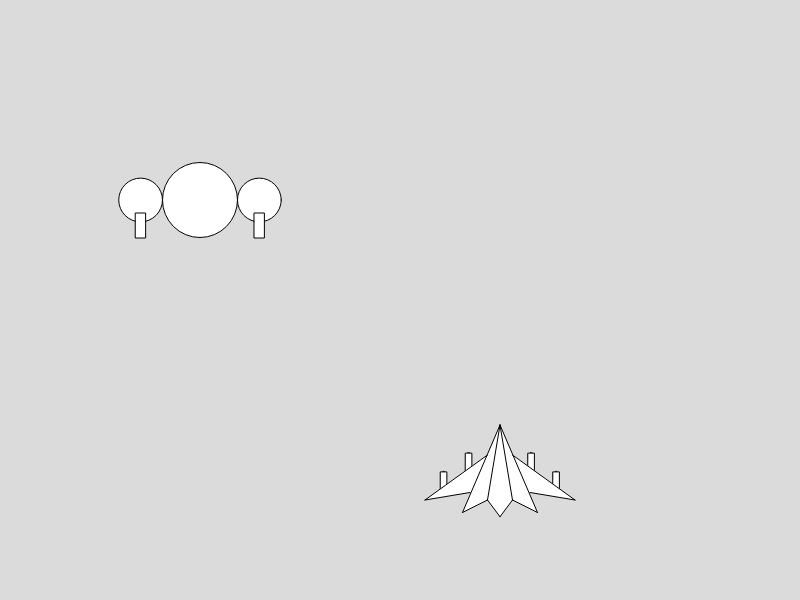
Frame 1 (no input)
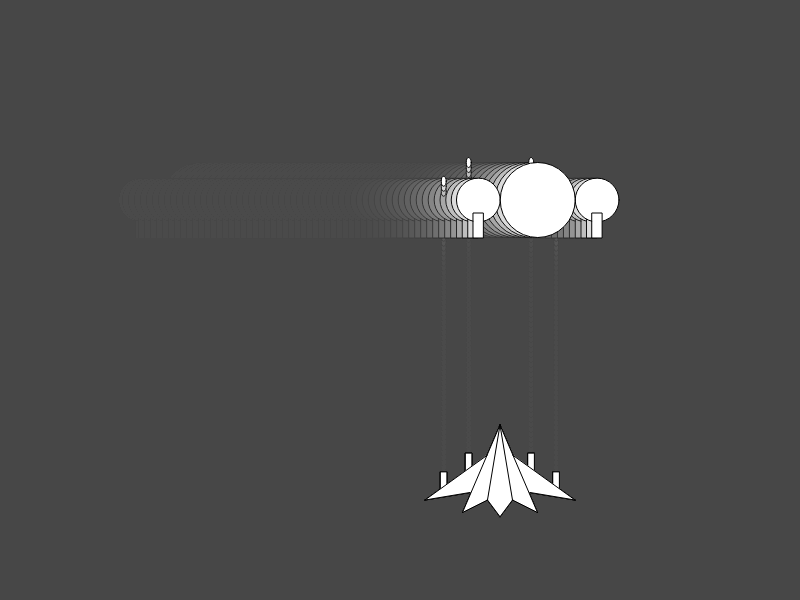
Frame 60 (no input)
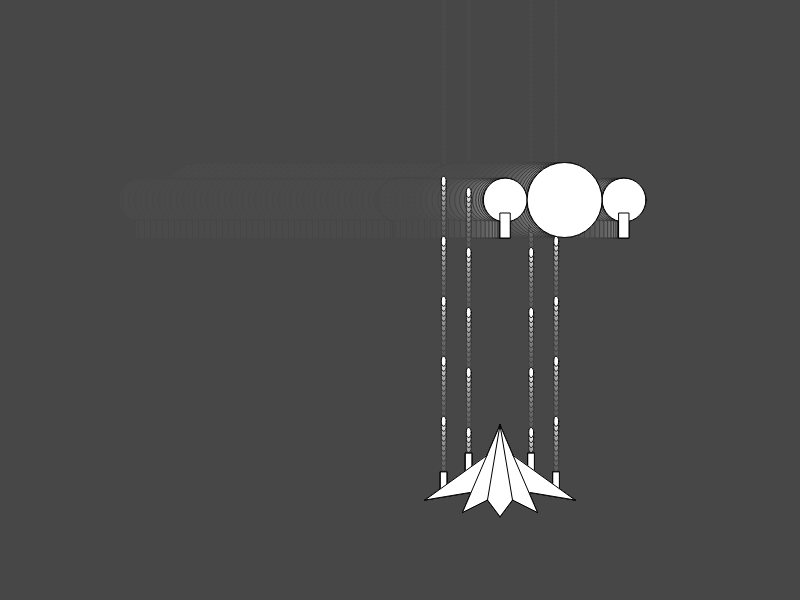
Frame 120 (the mouse pressed at the canvas centre since frame 60)

The p5.js sketch that drew these frames (run headless with seeded random() and noise() and a simulated clock; from frame 60 on, the mouse is pressed at the canvas centre):

// p5.js sketch
// ── sketch.js
var playerX=500;
var playerY=500;
//
var deltaPX=0;
var deltaPY=0;
var deltaSpeedP=0.15;
//
var timer =0;
var middle=0;
//
var enemyX=200;
var enemyY=200;
//
var deltaEX=0;
var deltaEY=0;
var deltaSpeedE=0.15;

//
class Shot{
  
  constructor(x,y,speed){
    
    this.x=x;
    this.y=y;
    this.speed=speed;
    
  }
  
  show(){ 
    this.y+=this.speed;
    ellipse(this.x,this.y,5,10);
    
    
  }
  
  isOffScreen(){
    return this.y >= displayHeight || this.y<0;
    
    
  }
 
  
  
  
}

var p1Shots =[ new Shot(playerX-56.25,playerY-18.75,-5), new Shot(playerX+56.25,playerY-18.75,-5),new Shot(playerX-31.25,playerY-37.5,-5),new Shot(playerX+31.25,playerY-37.5,-5)]

function setup() {
  createCanvas(displayWidth, displayHeight);
}
function keyPressed(){
  if(keyCode==(70)){
    fullscreen(true);
  }

  
  
}

function draw() {
  
  if(mouseIsPressed && timer<0 && middle==0){
    
    p1Shots.push(new Shot(playerX-56.25,playerY-18.75,-5));
    p1Shots.push(new Shot(playerX+56.25,playerY-18.75,-5));
    
    middle=1
    timer=5
    
  }else if(mouseIsPressed && timer<0 && middle==1){
    
    p1Shots.push(new Shot(playerX-31.25,playerY-37.5 ,-5));
    p1Shots.push(new Shot(playerX+31.25,playerY-37.5 ,-5));
    
    middle=0;
    timer=5;
    }
  timer=timer-1
rectMode(CENTER);
  frameRate(60);
  background(75,75,75,50);
  
  for(var i=0; i<p1Shots.length; i++){
    
    p1Shots[i].show()
  
  }
  p1Shots = p1Shots.filter((shot)=> !shot.isOffScreen());
  //
  player(playerX,playerY);
  playerX+=deltaPX
  playerY+=deltaPY
  enemy(enemyX,enemyY);
  //enemyX+=deltaEX
  enemyY+=deltaEY
  enemyX+=deltaEX
  deltaEX += deltaSpeedE
  
  if (enemyX>=playerX){
    
      deltaSpeedE = (playerX - enemyX) / 100.0
      }
  
  if(enemyX<=playerX){
      deltaSpeedE -= (enemyX - playerX) / 100.0
  } 
  
    if(deltaEX>=6){
      deltaEX=6
      }
   if(deltaEX<=-6){
     deltaEX=-6
   }
  if(keyIsDown(87)){
    deltaPY-=0.25;
  }
  if(keyIsDown(83)){
    deltaPY+=0.25;
  }
  if(keyIsDown(65)){
    deltaPX-=0.25;
  }
  if(keyIsDown(68)){
    deltaPX+=0.25;
  }
  
  if(deltaPX>=7.5){
    deltaPX=7.5;
  }
  //
  if(deltaPX<=-7.5){
    deltaPX=-7.5;
  }
  //
  if(deltaPY>=7.5){
    deltaPY=7.5;
  }
  //
  if(deltaPY<=-7.5){
    deltaPY=-7.5;
  }
  
  
  
}


function player(x,y){
  noStroke();
  fill(255);
  //
  
  triangle(x-12.5,y,x,y-75,x+12.5,y);
  triangle(x-12.5,y,x,y+16.75,x+12.5,y);
  //
  noStroke();
  //
  triangle(x-12.5,y,x-37.5,y+12.5,x,y-75);
  triangle(x+12.5,y,x+37.5,y+12.5,x,y-75);
  //
  
  
  
  
  
  stroke(0);
  rect(x-56.25,y-18.75,6.25,18.75);
  rect(x+56.25,y-18.75,6.25,18.75);
  rect(x-31.25,y-37.5,6.25,18.75);
  rect(x+31.25,y-37.5,6.25,18.75);
  
  
  
  
  
  
  noStroke();
  triangle(x-6.25,y-50,x-75,y,x,y-12.5);
  triangle(x+6.25,y-50,x+75,y,x,y-12.5);
  //
 
  
  
  stroke(0);
  line(x-12.5,y,x,y-75);
  line(x,y-75,x+12.5,y);
  line(x+12.5,y,x,y+16.75);
  line(x,y+16.75,x-12.5,y);
  line(x+12.5,y,x+37.5,y+12.5);
  line(x+37.5,y+12.5,x,y-75);
  line(x+30,y-7.5,x+75,y);
  line(x+75,y,x+12.5,y-45);
  line(x-12.5,y,x-37.5,y+12.5);
  line(x-37.5,y+12.5,x,y-75);
  line(x-30,y-7.5,x-75,y);
  line(x-75,y,x-12.5,y-45);
  
  
}

function enemy(x,y){
  stroke(0);
  
  ellipse(x+59.375,y,43.75);
  ellipse(x-59.375,y,43.75);
  rect(x+59.375,y+25.5,10,25);
  rect(x-59.375,y+25.5,10,25);
  ellipse(x,y,75);
}
